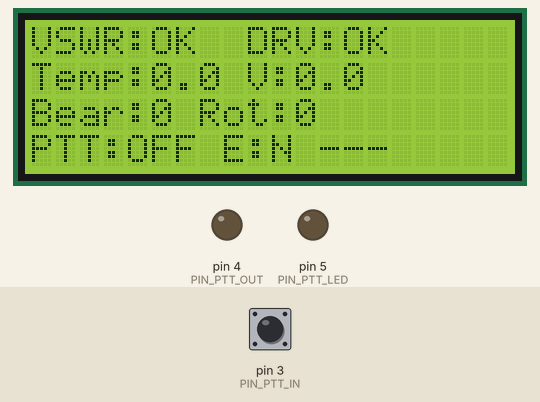
Recording of a sketch running on a simulated Arduino Uno, built with avr-gcc and run on an emulated ATmega328P. Shown: 20×4 character LCD, output pins drawn as LEDs (lit = HIGH). Inputs (shaded band) come from the test bench; at power-on: pin 3 (PIN_PTT_IN) HIGH. EEPROM starts erased; pins used as bus, display or sensor lines are not drawn.

Above: at 1.3 s.
1.4 s: pin 3 (PIN_PTT_IN) pulled LOW for 0.15 s
At 1.54 s:
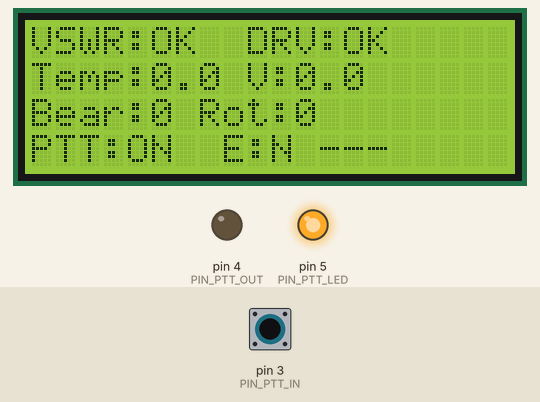
3.1 s: pin 3 (PIN_PTT_IN) pulled LOW for 3.2 s
At 3.13 s:
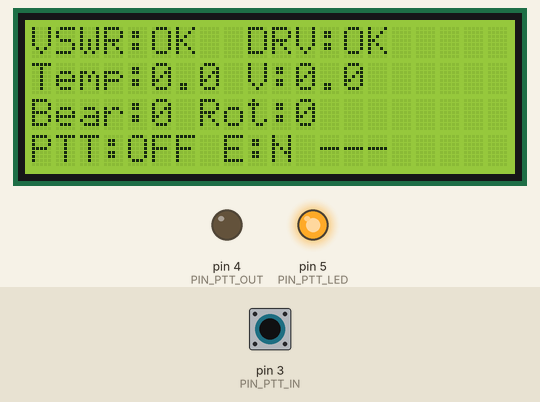
At 6.33 s:
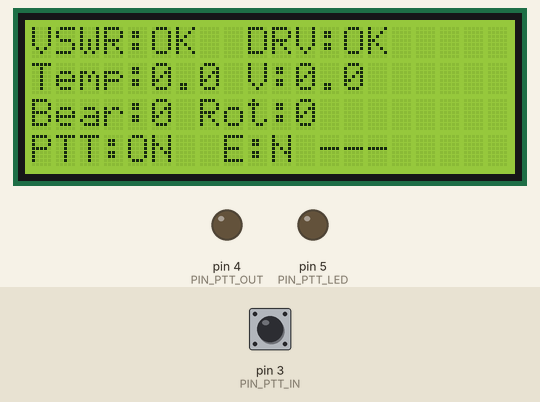
Timing chart, 0 to 7.8 s (numbered marks = the images above; inputs shaded):
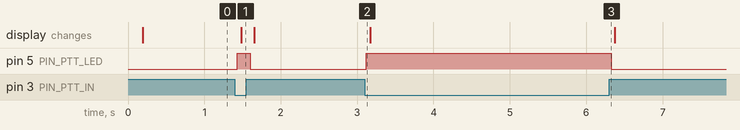

The sketch:

Module1_Station_Controller.ino
```cpp
#include <Arduino.h>
#include <Wire.h>
#include <EEPROM.h>
#include <SPI.h>
#include <mcp2515.h>
#include "rscp_can_protocol.h"

// ---- PTT_STATUS flag bits (v1.4 uses raw bitfield in data[2]) ----
#ifndef RSCP_PTTSTAT_CONFIRMED
#define RSCP_PTTSTAT_CONFIRMED 0x01
#define RSCP_PTTSTAT_INHIBITED 0x02
#define RSCP_PTTSTAT_OVERTIME  0x04
#endif


// ======================================================
// ===== DISPLAY SELECTION ===============================
// ======================================================

// Default = 20x4 I2C LCD
// Uncomment to force 16x2
// #define USE_LCD_16x2

#define LCD_I2C_ADDR 0x27

#ifdef USE_LCD_16x2
  #include <LiquidCrystal_I2C.h>
  LiquidCrystal_I2C lcd(LCD_I2C_ADDR, 16, 2);
#else
  #include <LiquidCrystal_I2C.h>
  LiquidCrystal_I2C lcd(LCD_I2C_ADDR, 20, 4);
#endif

// ======================================================
// ===== PIN DEFINITIONS =================================
// ======================================================

static const uint8_t PIN_PTT_IN   = 3;   // external PTT input
static const uint8_t PIN_PTT_OUT  = 4;   // PTT confirm output
static const uint8_t PIN_PTT_LED  = 5;   // PTT status LED
static const uint8_t PIN_BTN      = 2;   // UI button (pullup)
static uint32_t lastRfMs  = 0;
static uint32_t lastEnvMs = 0;

// ---- PTT handshake state ----
static bool    ptt_active    = false;  // local requested PTT state
static bool    ptt_confirmed = false;  // true only when mast confirms PTT and no errors
static uint8_t last_cmd_seq  = 0;      // last PTT_CMD sequence we sent

// MCP2515
static const uint8_t CAN_CS_PIN   = 10;

// ======================================================
// ===== SETTINGS STRUCT (FIXED) =========================
// ======================================================

struct Settings {
  uint32_t ptt_max_ms;
  uint16_t compass_period_ms;
  uint16_t rotator_period_ms;
  uint32_t stop_ptt_err_mask;

  // Module 2 thresholds (RAW / placeholder)
  uint16_t vbat_low_raw;
  uint16_t vswr1_high_raw;
  uint16_t vswr2_high_raw;
  int16_t  temp1_high_x10;
  int16_t  temp2_high_x10;
  uint8_t  hum_high_pct;
};

Settings settings;

// ======================================================
// ===== TELEMETRY STATE =================================
// ======================================================

static uint32_t mast_err_bits = 0;

struct MastState {
  uint16_t vbat_raw;
  uint8_t  vswr_state;
  uint8_t  drive_state;
  int16_t  temp_x10;
  uint8_t  humidity;
  uint32_t err_flags;
} mast;

uint16_t compass_deg = 0;
uint16_t rotator_deg = 0;
// bool ptt_active defined in PTT HANDSHAKE section
// bool ptt_confirmed defined in PTT HANDSHAKE section
// Heartbeats
bool alive_m2 = false;
bool alive_m3 = false;
bool alive_m4 = false;

// CFG ACK status
uint8_t cfgAckM2 = 0xFF;
uint8_t cfgAckM3 = 0xFF;
uint8_t cfgAckM4 = 0xFF;

// ======================================================
// ===== CAN =============================================
// ======================================================

MCP2515 mcp2515(CAN_CS_PIN);
struct can_frame canRx;
struct can_frame canTx;

// ======================================================
// ===== HELPERS =========================================
// ======================================================

static const char* vswrText(uint8_t s) {
  switch (s) {
    case 0: return "OK ";
    case 1: return "HIG";
    default:return "ERR";
  }
}

static const char* driveText(uint8_t s) {
  switch (s) {
    case 0: return "OK ";
    case 1: return "LOW";
    default:return "HIG";
  }
}

float vbatVoltsFromRaw(uint16_t raw) {
  // Placeholder – scaling later
  return raw * 0.01f;
}

// ======================================================
// ===== EEPROM ==========================================
// ======================================================

void saveSettings() {
  EEPROM.put(0, settings);
}

void loadSettings() {
  EEPROM.get(0, settings);

  if (settings.ptt_max_ms == 0xFFFFFFFFUL) {
    settings.ptt_max_ms        = 300000;
    settings.compass_period_ms = 500;
    settings.rotator_period_ms = 500;
    settings.stop_ptt_err_mask = 0x000000FF;

    settings.vbat_low_raw     = 0;
    settings.vswr1_high_raw   = 0;
    settings.vswr2_high_raw   = 0;
    settings.temp1_high_x10   = 0;
    settings.temp2_high_x10   = 0;
    settings.hum_high_pct     = 0;

    saveSettings();
  }
}

// ======================================================
// ===== CAN TX ==========================================
// ======================================================

void sendCfg(uint8_t destModule, uint8_t key, uint32_t value) {
  canTx.can_id  = RSCP_ID_CFG_SET;
  canTx.can_dlc = 8;
  memset(canTx.data, 0, 8);
  canTx.data[0] = destModule;
  canTx.data[1] = key;
  rscp_put_u32(&canTx.data[4], value);
  mcp2515.sendMessage(&canTx);
}

void pushSettingsToRemotes() {
  // Module 2 (masthead)
  sendCfg(RSCP_MOD_MAST, RSCP_CFG_PTT_MAX_MS,        settings.ptt_max_ms);
  sendCfg(RSCP_MOD_MAST, RSCP_CFG_STOP_PTT_ERR_MASK, settings.stop_ptt_err_mask);
  sendCfg(RSCP_MOD_MAST, RSCP_CFG_VBAT_LOW_RAW,      settings.vbat_low_raw);
  sendCfg(RSCP_MOD_MAST, RSCP_CFG_VSWR1_HIGH_RAW,    settings.vswr1_high_raw);
  sendCfg(RSCP_MOD_MAST, RSCP_CFG_VSWR2_HIGH_RAW,    settings.vswr2_high_raw);
  sendCfg(RSCP_MOD_MAST, RSCP_CFG_TEMP1_HIGH_X10,    (uint32_t)(int32_t)settings.temp1_high_x10);
  sendCfg(RSCP_MOD_MAST, RSCP_CFG_TEMP2_HIGH_X10,    (uint32_t)(int32_t)settings.temp2_high_x10);
  sendCfg(RSCP_MOD_MAST, RSCP_CFG_HUM_HIGH_PCT,      settings.hum_high_pct);

  // Module 3 + 4 periods
  sendCfg(RSCP_MOD_COMPASS, RSCP_CFG_COMPASS_PERIOD_MS, settings.compass_period_ms);
  sendCfg(RSCP_MOD_ROTATOR, RSCP_CFG_ROTATOR_PERIOD_MS, settings.rotator_period_ms);

  cfgAckM2 = cfgAckM3 = cfgAckM4 = 0xFF;
}

// ======================================================
// ===== CAN RX ==========================================
// ======================================================

void processCan() {
  while (mcp2515.readMessage(&canRx) == MCP2515::ERROR_OK) {
    switch (canRx.can_id) {


      case RSCP_ID_PTT_STATUS: {
        // data0=state, data1=seq, data2=status_flags, data3=err_latched
        const uint8_t state = canRx.data[0];
        const uint8_t seq   = canRx.data[1];
        const uint8_t flags = canRx.data[2];
        const bool errLatched = (canRx.data[3] != 0);

        // Interpret status from Module 2. The decision about "confirmation required" is LOCAL to Module 2.
        // Module 1 should show ON when Module 2 reports ON and is not inhibited/failing.
        const bool remoteOn        = (state == RSCP_PTT_ON);
        const bool remoteInhibited = ((flags & RSCP_PTTSTAT_INHIBITED) != 0);
        const bool remoteFail      = ((flags & 0x08) != 0); // Module2 local FAIL indicator (reserved bit)

        // Only accept status for the most recent command sequence when ON; always accept OFF as a safety drop.
        if (seq == last_cmd_seq) {
          ptt_confirmed = remoteOn && !remoteInhibited && !remoteFail;
        } else {

          // If remote announces OFF for any seq, treat as OFF safety
          if (state == RSCP_PTT_OFF) ptt_confirmed = false;
        }
        break;
      }

      case RSCP_ID_ERR_STATUS: {
        // data0=module_id, data1=severity, data2..5=err_bits(uint32)
        const uint8_t mod = canRx.data[0];
        const uint8_t sev = canRx.data[1];
        const uint32_t bits = rscp_get_u32(&canRx.data[2]);

        if (mod == RSCP_MOD_MAST) {
          mast_err_bits = bits;
        }
        // Basic safety: any ERROR/FATAL from mast drops confirmed PTT
        if (mod == RSCP_MOD_MAST && (sev >= RSCP_SEV_ERROR) && bits != RSCP_ERR_NONE) {
          ptt_confirmed = false;
        }
        break;
      }

      case RSCP_ID_ENV_TELEM:
        mast.temp_x10 = rscp_get_i16(&canRx.data[0]);
        mast.humidity = canRx.data[2];
        mast.vbat_raw = rscp_get_u16(&canRx.data[3]);
        lastEnvMs = millis();
        break;

      case RSCP_ID_RF_TELEM:
        mast.vswr_state  = canRx.data[0];
        mast.drive_state = canRx.data[1];
        lastRfMs = millis();
        break;

      case RSCP_ID_HEADING:
        compass_deg = rscp_get_u16(&canRx.data[0]);
        alive_m3 = true;
        break;

      case RSCP_ID_ROT_STATUS:
        rotator_deg = rotator_deg = rscp_get_u16(&canRx.data[0]);
        alive_m4 = true;
        break;

      case RSCP_ID_CFG_ACK:
        if (canRx.data[0] == RSCP_MOD_MAST)    cfgAckM2 = canRx.data[1];
        if (canRx.data[0] == RSCP_MOD_COMPASS) cfgAckM3 = canRx.data[1];
        if (canRx.data[0] == RSCP_MOD_ROTATOR) cfgAckM4 = canRx.data[1];

        break;
    }
  }
}

// ======================================================
// ===== UI ==============================================
// ======================================================

void renderLCD() {
  const uint32_t now = millis();
  const bool rfStale = (now - lastRfMs) > 4000UL;  // no RF telem in 4s
  const bool envStale = (now - lastEnvMs) > 6000UL; // no ENV telem in 6s

  lcd.setCursor(0,0);
  lcd.print("VSWR:");
  lcd.print(vswrText(mast.vswr_state));
  lcd.setCursor(9,0);
  lcd.print("DRV:");
  lcd.print(driveText(mast.drive_state));

  lcd.setCursor(0,1);
  lcd.print("Temp:");
  lcd.print(mast.temp_x10 / 10.0, 1);
  lcd.setCursor(9,1);
  lcd.print("V:");
  lcd.print(vbatVoltsFromRaw(mast.vbat_raw), 1);

#ifndef USE_LCD_16x2
  lcd.setCursor(0,2);
  lcd.print("Bear:");
  lcd.print(compass_deg);
  lcd.print(" Rot:");
  lcd.print(rotator_deg);

  lcd.setCursor(0,3);
  lcd.print("PTT:");
  lcd.print(ptt_active ? "ON " : "OFF");
  lcd.print(" E:");
  lcd.print(mast.err_flags ? "Y " : "N ");
  lcd.print(alive_m2 ? "2" : "-");
  lcd.print(alive_m3 ? "3" : "-");
  lcd.print(alive_m4 ? "4" : "-");
#endif
}

// ======================================================
// ===== PTT =============================================
// ======================================================


// ======================================================
// ===== PTT HANDSHAKE ==================================
// ======================================================

// Local PTT state
static bool     ptt_in_active = false;    // external PTT input state (debounced minimally)
static uint8_t  ptt_seq = 0;              // increments on each command edge
static uint32_t last_ptt_cmd_ms = 0;

static inline void sendPttCmd(uint8_t onoff) {
  uint8_t d[8] = {0};
  d[0] = onoff ? RSCP_PTT_ON : RSCP_PTT_OFF;
  d[1] = ++ptt_seq;
  d[2] = 0; // flags reserved
  last_cmd_seq = ptt_seq;
  last_ptt_cmd_ms = millis();
  // Track local PTT request state (confirmation comes from RSCP_ID_PTT_STATUS)
  ptt_active = (onoff != 0);
  if (!ptt_active) ptt_confirmed = false;

  canTx.can_id  = RSCP_ID_PTT_CMD;
  canTx.can_dlc = 8;
  memcpy(canTx.data, d, 8);
  mcp2515.sendMessage(&canTx);
}

void handlePtt() {
  // External PTT input: active LOW
  const bool in = (digitalRead(PIN_PTT_IN) == LOW);

  // Rising edge: request PTT
  if (in && !ptt_in_active) {
    sendPttCmd(1);
    ptt_in_active = true;
    // do NOT assert PIN_PTT_OUT until confirmed by remote
  }

  // Falling edge: drop PTT immediately (and clear confirmation)
  if (!in && ptt_in_active) {
    sendPttCmd(0);
    ptt_in_active = false;
    ptt_confirmed = false;
  }

  // If we are active but not confirmed for too long, keep output low.
  // (remote may be inhibited or offline)
  digitalWrite(PIN_PTT_LED, ptt_active);
  digitalWrite(PIN_PTT_OUT, ptt_confirmed);
}


// ======================================================
// ===== SETUP / LOOP ===================================
// ======================================================

void setup() {
  pinMode(PIN_PTT_IN, INPUT_PULLUP);
  pinMode(PIN_PTT_OUT, OUTPUT);
  pinMode(PIN_PTT_LED, OUTPUT);
  pinMode(PIN_BTN, INPUT_PULLUP);

  Wire.begin();
  lcd.init();
  lcd.backlight();

  SPI.begin();
  mcp2515.reset();
  mcp2515.setBitrate(CAN_500KBPS);
  mcp2515.setNormalMode();

  loadSettings();
  lcd.clear();
}

void loop() {
  processCan();   // priority
  handlePtt();    // priority
  renderLCD();    // one lightweight task
}
```

Measured:
- after the input at 1.4 s, pin 5 (PIN_PTT_LED): LOW → HIGH at once, → LOW 0.17 s later; the display: changes after 0.08 s (image 1)
- after the input at 3.1 s, pin 5 (PIN_PTT_LED): LOW → HIGH at once, → LOW 3.2 s later
